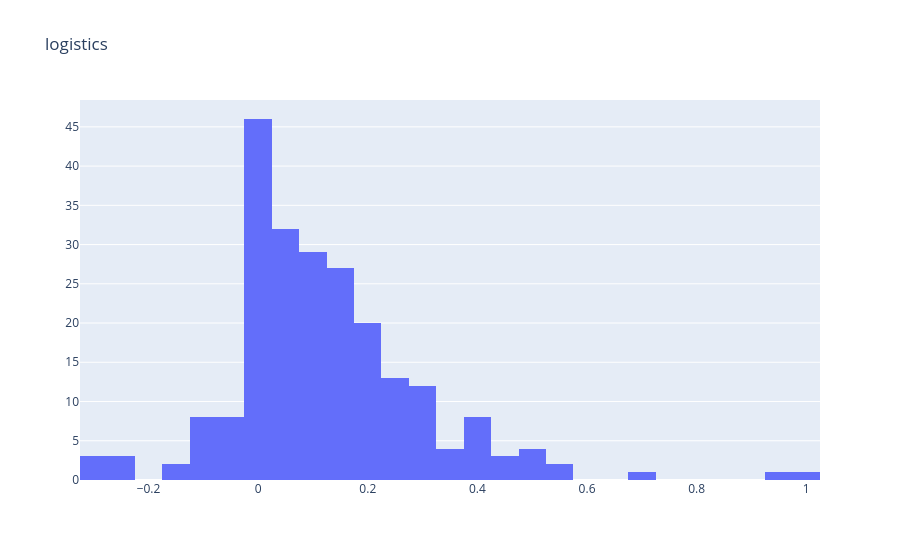
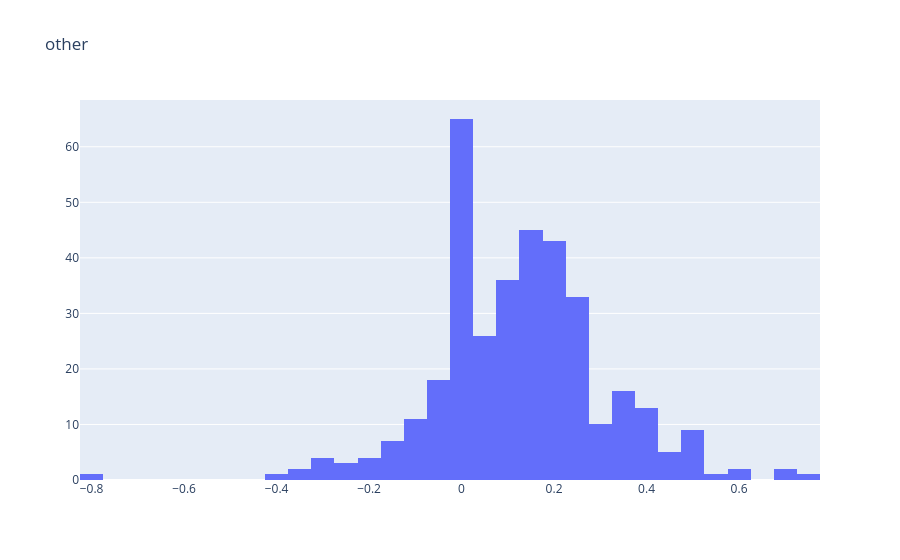

Notebook code for these charts, in order:
### Code cell
for i in individual_sentiment:
    sentiment_list = individual_sentiment[i]
    fig_tem = go.Figure(data=[go.Histogram(x=sentiment_list)],
               layout = go.Layout(title=go.layout.Title(text=i)))
    fig_tem.show()

### Figure 1 — Plotly figure (JSON) as saved in the notebook; plotly's stock layout.template omitted (floating-point values rounded to 4 significant figures; data arrays with more than 128 entries replaced by an {"elided": "..."} marker saying what was removed)
{"data": [{"type": "histogram", "x": {"elided": "227 float values"}}], "layout": {"title": {"text": "logistics"}}}

### Figure 2 — Plotly figure (JSON) as saved in the notebook; plotly's stock layout.template omitted (floating-point values rounded to 4 significant figures; data arrays with more than 128 entries replaced by an {"elided": "..."} marker saying what was removed)
{"data": [{"type": "histogram", "x": {"elided": "358 float values"}}], "layout": {"title": {"text": "other"}}}
